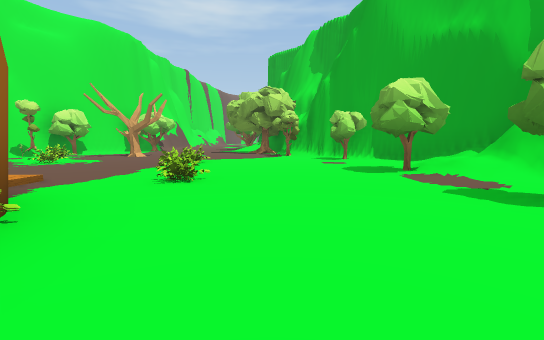
view 1 (above)

14 first-person views from a walk through a 3-D level made in the Unity game engine. The camera is 1.3 m above the floor, tilts 6° down and sees 85° across. The floor is counted in squares, 2.57 m on a side. Each view is taken from the middle of a square. On the plan, view 1 faces up. The plan holds only what a view shows up to about 9 squares ahead; the rest is blank. The place goes on beyond the plan. The player character is not drawn. Some animated figures are not drawn.

view 2
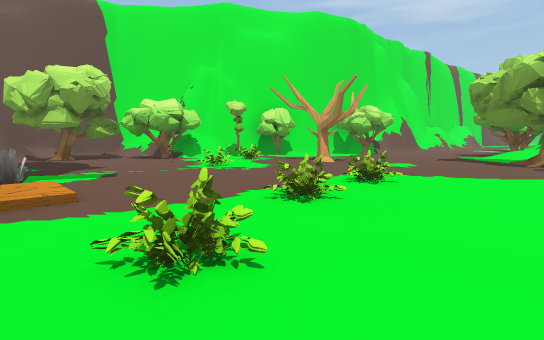

view 3
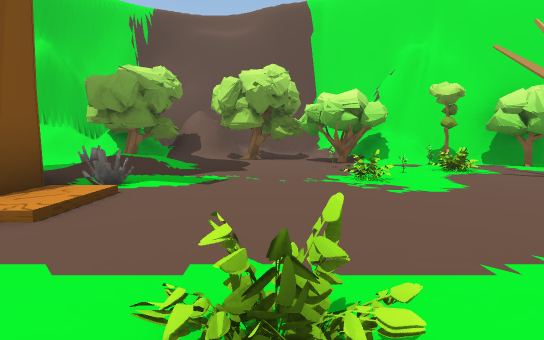

view 4
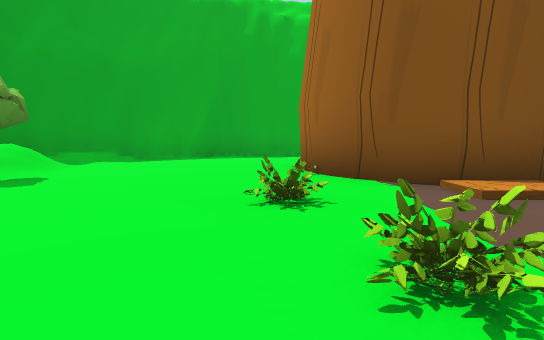

view 5
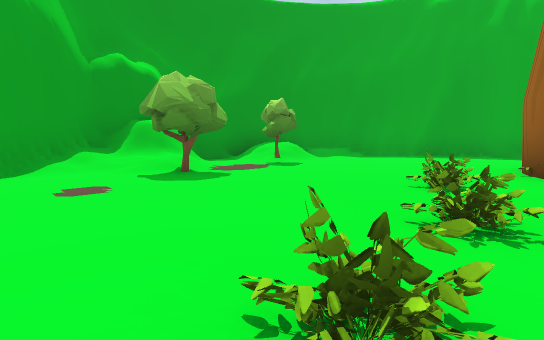

view 6
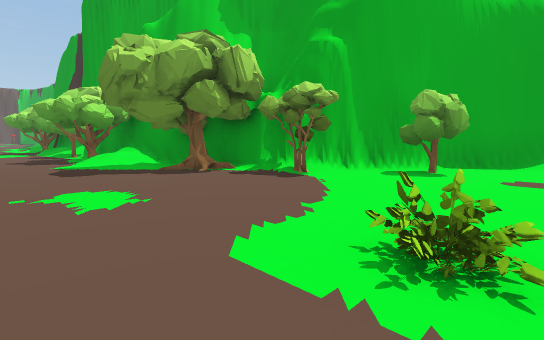

view 7
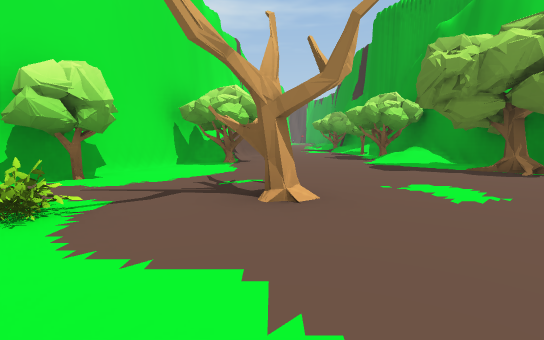

view 8
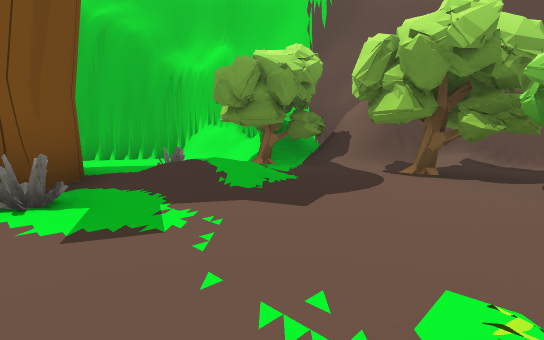

view 9
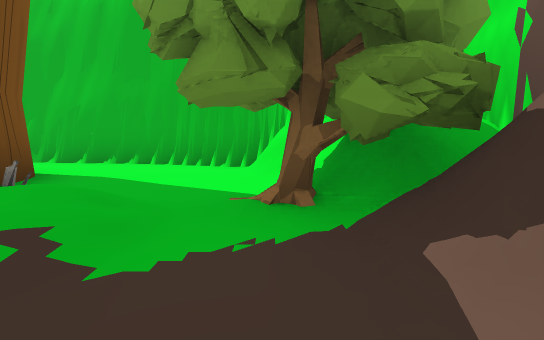

view 10
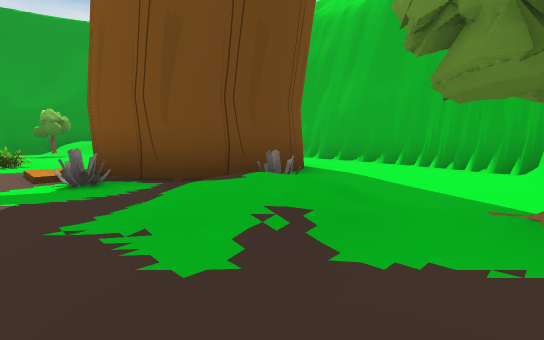

view 11
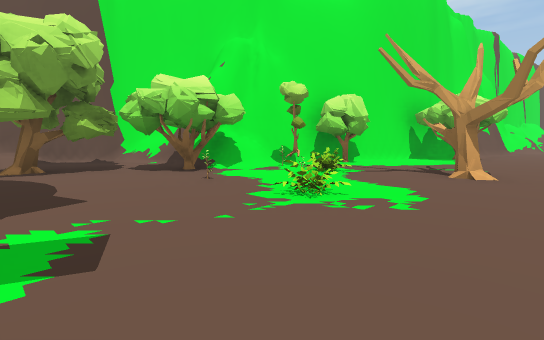

view 12
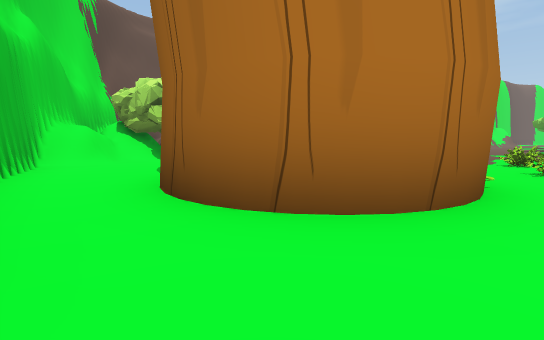

view 13
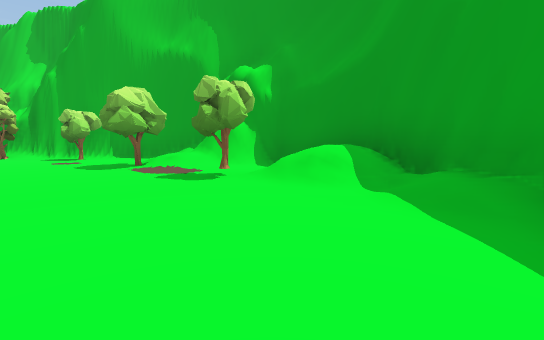

view 14
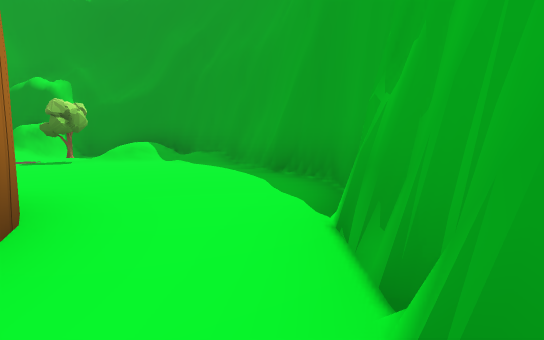

### Floor plan
Key: @ floor where view 1 was taken; # wall or solid block; . floor; / step, stairs or slope; = window, fence, low wall or low ledge; ^ raised ledge; O other object.
Columns run from 11 left of view 1 to 5 right of it. Each row starts with its distance up from view 1.
 16          .O
 15       #...O#
 14      ##...O#
 13      #O...O#
 12     ##O....#
 11     #......O
 10    ##O......##
  9    #O..O....O#
  8   ##OO.......###
  7  ##OO.O......O/#
  6  #OO.OO..O..../#
  5  #OO.....O...O/#
  4  #........O.../##
  3 ###.//.O/....O..#
  2 ##OO/=.###....//#
  1 #^O/..####....//#
  0  ##=...###.@../##
 -1   ##..........##
 -2    ####.....###
 -3       #######

Where each view was taken, in squares from view 1:
view 1: 0 up, 0 right, facing up
view 2: 3 up, 0 right, facing up-left
view 3: 5 up, 1 left, facing left
view 4: 6 up, 1 left, facing down
view 5: 7 up, 2 left, facing down-right
view 6: 6 up, 3 left, facing up-right
view 7: 6 up, 4 left, facing up
view 8: 6 up, 4 left, facing down-left
view 9: 4 up, 8 left, facing down
view 10: 4 up, 8 left, facing down-right
view 11: 4 up, 3 left, facing up-left
view 12: 2 down, 1 left, facing up-left
view 13: 1 down, 0 right, facing up-right
view 14: 2 down, 4 left, facing right
